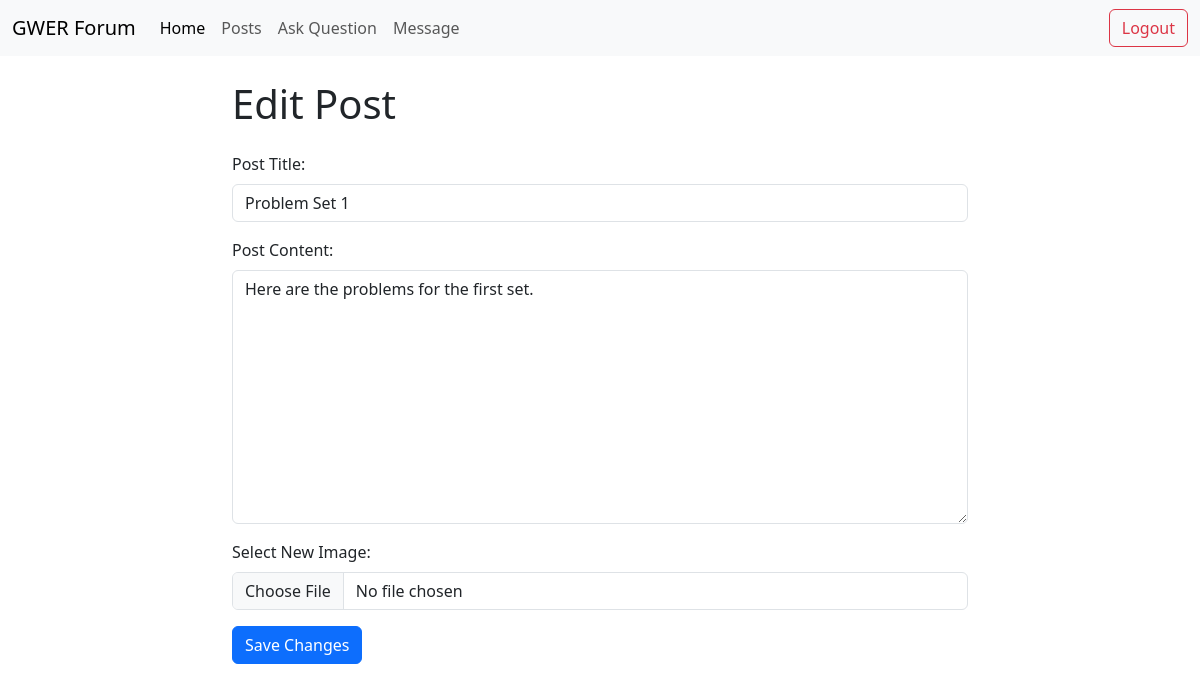
Page /CW/pages/edit_post.php?post_id=5 on the committed database.
### tables this page shows
CREATE TABLE `posts` (
  `post_id` int(11) NOT NULL,
  `user_id` int(11) DEFAULT NULL,
  `module_id` int(11) DEFAULT NULL,
  `title` varchar(255) NOT NULL,
  `content` text NOT NULL,
  `image_url` varchar(255) DEFAULT NULL,
  `created_at` timestamp NOT NULL DEFAULT current_timestamp(),
  `updated_at` timestamp NOT NULL DEFAULT current_timestamp() ON UPDATE current_timestamp()
);

### CW/pages/edit_post.php (called while the page is built, shortened)
<?php
include '../includes/DBConnection.php';
include '../includes/DBFunctions.php';
try {
    if (isset($_GET['post_id'])) {
        $post_id = (int)$_GET['post_id'];
        $post = getPost($pdo, $post_id);
        if ($post) {
            include '../templates/edit_post.html.php';
        } else {
            $output = 'No post found with the provided ID.';
        }
    } else {
        $output = 'No post ID provided.';
    }
} catch (PDOException $e) {
    $title = 'An error has occurred';
    $output = 'Database error: ' . $e->getMessage();
}
include '../templates/layout.html.php';
?>

### CW/includes/DBFunctions.php (called while the page is built, shortened)
<?php
function query($pdo, $sql, $parameters = [])
{
	$query = $pdo->prepare($sql);
	$query->execute($parameters);
	return $query;
}
function getPost($pdo, $post_id)
{
	$parameters = [':post_id' => $post_id];
	$query = query($pdo, 'SELECT posts.*, users.username, modules.module_name FROM posts
	LEFT JOIN users ON posts.user_id = users.user_id
	LEFT JOIN modules ON posts.module_id = modules.module_id
	WHERE posts.post_id = :post_id', $parameters);
	return $query->fetch();
}
?>

### CW/templates/edit_post.html.php (the view, shortened to what this page needs)
<!DOCTYPE html>
<html lang="en">
<head>
    <link href="https://cdn.jsdelivr.net/npm/bootstrap@5.3.3/dist/css/bootstrap.min.css" rel="stylesheet">
</head>
<body>
    <div class="container mt-4">
        <div class="row justify-content-center">
            <div class="col-md-8">
                <h1 class="mb-4">Edit Post</h1>
                <form action="#" method="post" enctype="multipart/form-data">
                    <div class="mb-3">
                        <label for="title" class="form-label">Post Title:</label>
                        <input type="text" class="form-control" id="title" name="title" value="<?= htmlspecialchars($post['title']) ?>">
                    </div>
                    <div class="mb-3">
                        <label for="content" class="form-label">Post Content:</label>
                        <textarea class="form-control" id="content" name="content" rows="10"><?= htmlspecialchars($post['content']) ?></textarea>
                    </div>
                    <div class="mb-3">
                        <label for="image" class="form-label">Select New Image:</label>
                        <input type="file" class="form-control" id="image" name="image">
                    </div>
                    <button type="submit" name="submit" class="btn btn-primary">Save Changes</button>
                </form>
            </div>
        </div>
    </div>
</body>
</html>

### rows in the picture
posts: title "Problem Set 1", content "Here are the problems for the first set."
